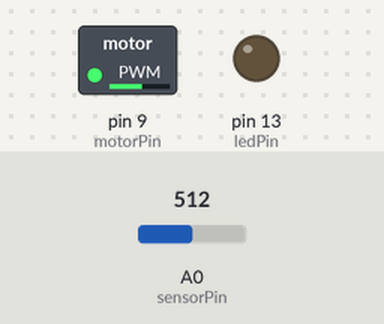
Bench run of a sketch on a simulated Arduino Uno, built with avr-gcc and run on an emulated ATmega328P. On the bench: switched loads named in the sketch (green lamp = pin HIGH), output pins drawn as LEDs (lit = HIGH). The inputs (shaded band) are chosen by the test bench; at power-on: A0 (sensorPin) = 512.

Above: at 11.2 s.
11.3 s: A0 (sensorPin) set to 306
At 12.5 s:
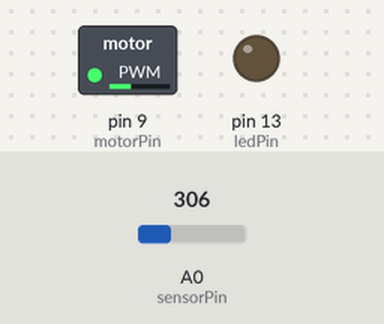
12.8 s: A0 (sensorPin) set to 122
At 14.0 s:
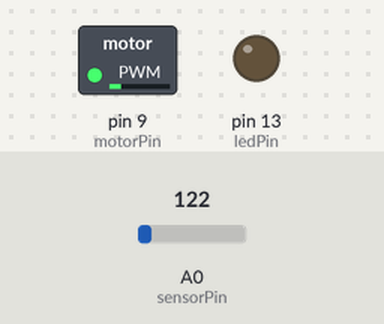
14.3 s: A0 (sensorPin) set to 900
At 15.5 s:
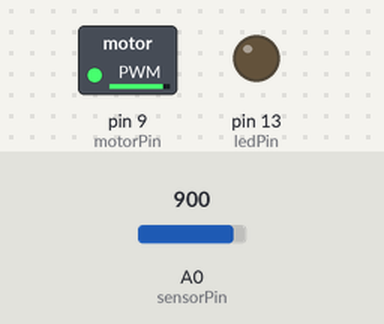
15.8 s: A0 (sensorPin) set to 511
At 17.1 s:
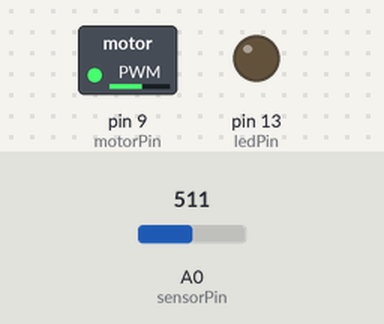
Timing chart, 0 to 18.3 s (numbered marks = the images above; inputs shaded):
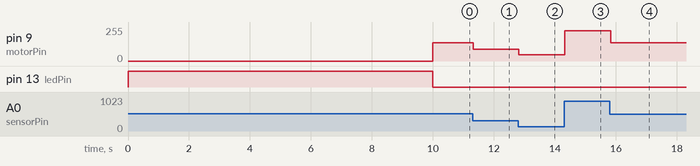

Measured:
- after the input at 11.3 s, pin 9 (motorPin): 137/255 → 90/255 at once
- after the input at 12.8 s, pin 9 (motorPin): 90/255 → 48/255 at once
- after the input at 14.3 s, pin 9 (motorPin): 48/255 → 226/255 at once
- after the input at 15.8 s, pin 9 (motorPin): 226/255 → 137/255 at once

The sketch:

control_motor_speed_through_sensor_potentiometer.ino
```cpp
// (licence header left out)
const int motorPin = 9;    // the pin number (PWM) for the motor.
const int sensorPin = 0;   // the pin number for the input sensor.
const int ledPin = 13;     // calibration status led.
const long delayTime = 30; // motor delay time in millis.

// the following two bounds are important for the sensor calibration.
int sensorMin = 1023;
int sensorMax = 0;

// calibration time in millis.
const int CAL_TIME = 10000;

// default value for motor device.
int valMotor = 0;

// startup point entry (runs once).
void setup () {
  // set motor as output.
  pinMode(motorPin, OUTPUT);

  // set led as output.
  pinMode(ledPin, OUTPUT);

  // set sensor as input.
  pinMode(sensorPin, INPUT);

  // perform the calibration.
  calibrationPeriod();
}

// loop the main sketch.
void loop () {
  // get the value from the sensor.
  valMotor = analogRead(sensorPin);

  // map the value for the motor (PWM).
  valMotor = map(valMotor, 0, 1023, 20, 255);

  // set the signal to the motor.
  analogWrite(motorPin, valMotor);

  // delay some time.
  delay(delayTime);
}

// input sensor calibration process.
void calibrationPeriod () {
  // the value that input sensor sends.
  int sensorValue = 0;

  // signal the start of the calibration period.
  digitalWrite(ledPin, HIGH);

  // calibrate during the some time.
  while (millis() < CAL_TIME) {
    sensorValue = analogRead(sensorPin);

    // record the maximum sensor value.
    if (sensorValue > sensorMax) {
      sensorMax = sensorValue;
    }

    // record the minimum sensor value.
    if (sensorValue < sensorMin) {
      sensorMin = sensorValue;
    }
  }

  // signal the end of the calibration period.
  digitalWrite(ledPin, LOW);
}
```
